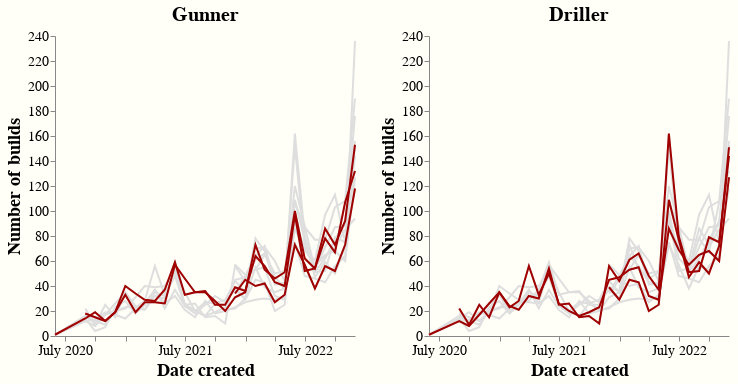

This figure's notebook cell:
### Code cell
selector = alt.selection_multi(
    fields=["primary"],
    init=[
        {"primary": '"Thunderhead" Heavy Autocannon'},
        {"primary": '"Hurricane" Guided Rocket System'},
        {"primary": '"Lead Storm" Powered Minigun'} 
    ],
)


selector2 = alt.selection_multi(
    fields=["primary"],
    init=[
        {"primary": 'Corrosive Sludge Pump'},
        {"primary": 'Cryo Cannon'},
        {"primary": 'CRSPR Flamethrower'} 
    ],
)

line = (
    # fmt: off
    alt.Chart(primary_over_time)
    .mark_line(color="#a00000")
    .encode(
        x=alt.X("updated_at", title="Date created", axis=alt.Axis(format="%B %Y")),
        y=alt.Y("counts", title="Number of builds"),
        color=alt.value("#dedede"),
        #color=alt.condition(selector, alt.Color("primary:N", legend=None, scale={"range": ["#a00000"]}), alt.value("#dedede")),
        tooltip="primary",
        detail="primary",
    )
    .add_selection(selector)
    # fmt: on
)


line2 = (
    # fmt: off
    alt.Chart(primary_over_time)
    .mark_line(color="#a00000")
    .encode(
        x=alt.X("updated_at", title="Date created", axis=alt.Axis(format="%B %Y")),
        y=alt.Y("counts", title="Number of builds"),
        color=alt.value("#dedede"),
        #color=alt.condition(selector, alt.Color("primary:N", legend=None, scale={"range": ["#a00000"]}), alt.value("#dedede")),
        tooltip="primary",
        detail="primary",
    )
    .add_selection(selector2)
    # fmt: on
)

# This chart does the actual highlighting
line_highlight = (
    # fmt: off
    alt.Chart(primary_over_time)
    .mark_line(color="#a00000")
    .encode(
        x=alt.X("updated_at", title="Date created", axis=alt.Axis(format="%B %Y")),
        y=alt.Y("counts", title="Number of builds"),
        color=alt.condition(selector, alt.Color("primary:N", legend=None, scale={"range": ["#a00000"]}), alt.value("#dedede")),
        tooltip="primary",
        detail="primary",
    )
    .transform_filter(selector)
    # fmt: on
)

# This chart does the actual highlighting
line_highlight2 = (
    # fmt: off
    alt.Chart(primary_over_time)
    .mark_line(color="#a00000")
    .encode(
        x=alt.X("updated_at", title="Date created", axis=alt.Axis(format="%B %Y")),
        y=alt.Y("counts", title="Number of builds"),
        color=alt.condition(selector2, alt.Color("primary:N", legend=None, scale={"range": ["#a00000"]}), alt.value("#dedede")),
        tooltip="primary",
        detail="primary",
    )
    .transform_filter(selector2)
    # fmt: on
)

rules = (
    alt.Chart(
        pd.DataFrame(
            {
                "Date": ["2021-11-04", "2022-04-28", "2022-11-03"],
                "color": ["#808080"] * 3,
            }
        )
    )
    .mark_rule()
    .encode(x="Date:T", color=alt.Color("color:N", scale=None))
)

annotation1 = (
    alt.Chart()
    .mark_text(fontWeight=100, fontSize=14, opacity=0.5, color="#808080")
    .encode(x=alt.value(280), y=alt.value(30), text=alt.value("Rival Presence"))
)

annotation2 = (
    alt.Chart()
    .mark_text(fontWeight=100, fontSize=14, opacity=0.5, color="#808080")
    .encode(x=alt.value(400), y=alt.value(30), text=alt.value("Rival Incursion"))
)

annotation3 = (
    alt.Chart()
    .mark_text(fontWeight=100, fontSize=14, opacity=0.5, color="#808080")
    .encode(x=alt.value(540), y=alt.value(30), text=alt.value("Plaguefall"))
)

gun1 = (
    alt.Chart()
    .mark_text(fontWeight=100, fontSize=14, opacity=0.5, color="#808080")
    .encode(x=alt.value(480), y=alt.value(150), text=alt.value("'Lead Storm' Powered Minigun"))
)


gunner = (
    (line + line_highlight )
    .properties(height=300, width=300, title="Gunner")
    #.configure(background="#fffff8")
    #.configure_axis(labelFontSize=14, titleFontSize=18, grid=False)
    #.configure_view(stroke=None)
    #.configure_text(font="Lato", fontWeight=200)
)

driller = (
    (line2 + line_highlight2 )
    .properties(height=300, width=300, title="Driller")
    #.configure(background="#fffff8")
    #.configure_axis(labelFontSize=14, titleFontSize=18, grid=False)
    #.configure_view(stroke=None)
    #.configure_text(font="Lato", fontWeight=200)
)

# chart.save("primary.html")
((gunner | driller)
    .configure(background="#fffff8")
    .configure_axis(labelFontSize=14, titleFontSize=18, grid=False)
    .configure_view(stroke=None)
    .configure_title(fontSize=20)
    .configure_text(font="Lato", fontWeight=200)

)

### Figure 1 — Vega-Lite specification as saved in the notebook (floating-point values rounded to 4 significant figures; data arrays with more than 128 entries replaced by an {"elided": "..."} marker saying what was removed)
{"config": {"title": {"font": "Vollkorn", "fontSize": 20}, "axis": {"labelFont": "Vollkorn", "titleFont": "Vollkorn", "grid": false, "labelFontSize": 14, "titleFontSize": 18}, "mark": {"font": "Vollkorn"}, "background": "#fffff8", "text": {"font": "Lato", "fontWeight": 200}, "view": {"stroke": null}}, "hconcat": [{"layer": [{"mark": {"type": "line", "color": "#a00000"}, "encoding": {"color": {"value": "#dedede"}, "detail": {"field": "primary", "type": "nominal"}, "tooltip": {"field": "primary", "type": "nominal"}, "x": {"axis": {"format": "%B %Y"}, "field": "updated_at", "title": "Date created", "type": "temporal"}, "y": {"field": "counts", "title": "Number of builds", "type": "quantitative"}}, "selection": {"selector003": {"type": "multi", "fields": ["primary"], "init": [{"primary": "\"Thunderhead\" Heavy Autocannon"}, {"primary": "\"Hurricane\" Guided Rocket System"}, {"primary": "\"Lead Storm\" Powered Minigun"}]}}}, {"mark": {"type": "line", "color": "#a00000"}, "encoding": {"color": {"condition": {"field": "primary", "legend": null, "scale": {"range": ["#a00000"]}, "type": "nominal", "selection": "selector003"}, "value": "#dedede"}, "detail": {"field": "primary", "type": "nominal"}, "tooltip": {"field": "primary", "type": "nominal"}, "x": {"axis": {"format": "%B %Y"}, "field": "updated_at", "title": "Date created", "type": "temporal"}, "y": {"field": "counts", "title": "Number of builds", "type": "quantitative"}}, "transform": [{"filter": {"selection": "selector003"}}]}], "height": 300, "title": "Gunner", "width": 300}, {"layer": [{"mark": {"type": "line", "color": "#a00000"}, "encoding": {"color": {"value": "#dedede"}, "detail": {"field": "primary", "type": "nominal"}, "tooltip": {"field": "primary", "type": "nominal"}, "x": {"axis": {"format": "%B %Y"}, "field": "updated_at", "title": "Date created", "type": "temporal"}, "y": {"field": "counts", "title": "Number of builds", "type": "quantitative"}}, "selection": {"selector004": {"type": "multi", "fields": ["primary"], "init": [{"primary": "Corrosive Sludge Pump"}, {"primary": "Cryo Cannon"}, {"primary": "CRSPR Flamethrower"}]}}}, {"mark": {"type": "line", "color": "#a00000"}, "encoding": {"color": {"condition": {"field": "primary", "legend": null, "scale": {"range": ["#a00000"]}, "type": "nominal", "selection": "selector004"}, "value": "#dedede"}, "detail": {"field": "primary", "type": "nominal"}, "tooltip": {"field": "primary", "type": "nominal"}, "x": {"axis": {"format": "%B %Y"}, "field": "updated_at", "title": "Date created", "type": "temporal"}, "y": {"field": "counts", "title": "Number of builds", "type": "quantitative"}}, "transform": [{"filter": {"selection": "selector004"}}]}], "height": 300, "title": "Driller", "width": 300}], "data": {"name": "data-a90859acacc12d1731400a0c3e80675f"}, "$schema": "https://vega.github.io/schema/vega-lite/v4.17.0.json", "datasets": {"data-a90859acacc12d1731400a0c3e80675f": {"elided": "280 records"}}}
